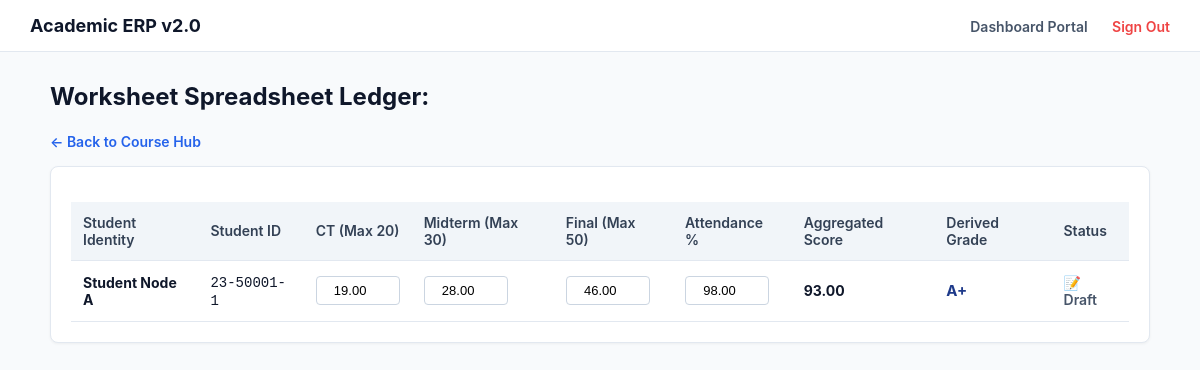
The page /index.php?action=faculty_grades&course_id=2 (signed in) on the database its author committed.
### tables this page shows
CREATE TABLE IF NOT EXISTS enrollments (
    id INT AUTO_INCREMENT PRIMARY KEY,
    student_id INT NOT NULL,
    course_id INT NOT NULL,
    enrolled_at TIMESTAMP DEFAULT CURRENT_TIMESTAMP,
    status ENUM('active', 'dropped', 'completed') DEFAULT 'active',
    FOREIGN KEY (student_id) REFERENCES students(id) ON DELETE CASCADE,
    FOREIGN KEY (course_id) REFERENCES courses(id) ON DELETE CASCADE,
    UNIQUE KEY unique_enrollment (student_id, course_id)
);

CREATE TABLE IF NOT EXISTS users (
    id INT AUTO_INCREMENT PRIMARY KEY,
    name VARCHAR(255) NOT NULL,
    email VARCHAR(255) NOT NULL UNIQUE,
    password_hash VARCHAR(255) NOT NULL,
    phone VARCHAR(20),
    role ENUM('student', 'faculty', 'head', 'admin') NOT NULL,
    profile_pic VARCHAR(255),
    is_active BOOLEAN DEFAULT TRUE,
    created_at TIMESTAMP DEFAULT CURRENT_TIMESTAMP
);

CREATE TABLE IF NOT EXISTS students (
    id INT AUTO_INCREMENT PRIMARY KEY,
    user_id INT NOT NULL UNIQUE,
    student_id_number VARCHAR(50) NOT NULL UNIQUE,
    program_id INT NOT NULL,
    current_semester INT DEFAULT 1,
    admission_date DATE,
    academic_status ENUM('good_standing', 'probation', 'dismissed') DEFAULT 'good_standing',
    cgpa DECIMAL(4,2) DEFAULT 0.00,
    FOREIGN KEY (user_id) REFERENCES users(id) ON DELETE CASCADE,
    FOREIGN KEY (program_id) REFERENCES programs(id)
);

### controllers/FacultyController.php (called while the page is built, shortened)
<?php
require_once __DIR__ . '/../models/FacultyModel.php';
class FacultyController {
    private $model;
    public function __construct($conn) {
        $this->model = new FacultyModel($conn);
    }
    public function showGradeEntry() {
        $course_id = intval($_GET['course_id']);
        $students = $this->model->getCourseStudents($course_id);
        include __DIR__ . '/../views/templates/header.php';
        include __DIR__ . '/../views/grades.php';
        include __DIR__ . '/../views/templates/footer.php';
    }
}
?>

### models/FacultyModel.php (called while the page is built, shortened)
<?php
class FacultyModel {
    private $db;
    public function __construct($conn) { $this->db = $conn; }
    public function getCourseStudents($course_id) {
        $stmt = $this->db->prepare("SELECT e.id as enrollment_id, u.name as student_name, s.student_id_number, IFNULL(ge.ct_mark,0) as ct_mark, IFNULL(ge.mid_mark,0) as mid_mark, IFNULL(ge.final_mark,0) as final_mark, IFNULL(ge.attendance_pct,0) as attendance_pct, IFNULL(ge.total_mark,0) as total_mark, IFNULL(ge.letter_grade,'-') as letter_grade, IFNULL(ge.is_published,0) as is_published
            FROM enrollments e
            JOIN students s ON e.student_id = s.id
            JOIN users u ON s.user_id = u.id
            LEFT JOIN grade_entries ge ON e.id = ge.enrollment_id
            WHERE e.course_id = ? AND e.status = 'active'");
        $stmt->bind_param("i", $course_id);
        $stmt->execute();
        return $stmt->get_result()->fetch_all(MYSQLI_ASSOC);
    }
}
?>

### views/grades.php (the view, shortened to what this page needs)
<h2>Worksheet Spreadsheet Ledger:</h2>
<a href="index.php?action=course_manage&course_id=<?php echo intval($_GET['course_id']); ?>" style="text-decoration:none; font-weight:600; color:#2563eb; font-size:14px;">← Back to Course Hub</a>
<div class="card" style="margin-top:15px;">
    <table class="grade-table">
        <thead>
            <tr>
                <th>Student Identity</th>
                <th>Student ID</th>
                <th>CT (Max 20)</th>
                <th>Midterm (Max 30)</th>
                <th>Final (Max 50)</th>
                <th>Attendance %</th>
                <th>Aggregated Score</th>
                <th>Derived Grade</th>
                <th>Status</th>
            </tr>
        </thead>
        <tbody>
            <?php foreach ($students as $row): $disabled = ($row['is_published'] == 1) ? 'disabled' : ''; ?>
            <tr id="row-<?php echo $row['enrollment_id']; ?>">
                <td><strong><?php echo htmlspecialchars($row['student_name']); ?></strong></td>
                <td><code><?php echo htmlspecialchars($row['student_id_number']); ?></code></td>
                <td><input type="number" id="ct-<?php echo $row['enrollment_id']; ?>" value="<?php echo $row['ct_mark']; ?>" max="20" min="0" step="0.01" <?php echo $disabled; ?> onchange="asyncMatrixAutoSave(<?php echo $row['enrollment_id']; ?>)"></td>
                <td><input type="number" id="mid-<?php echo $row['enrollment_id']; ?>" value="<?php echo $row['mid_mark']; ?>" max="30" min="0" step="0.01" <?php echo $disabled; ?> onchange="asyncMatrixAutoSave(<?php echo $row['enrollment_id']; ?>)"></td>
                <td><input type="number" id="final-<?php echo $row['enrollment_id']; ?>" value="<?php echo $row['final_mark']; ?>" max="50" min="0" step="0.01" <?php echo $disabled; ?> onchange="asyncMatrixAutoSave(<?php echo $row['enrollment_id']; ?>)"></td>
                <td><input type="number" id="attn-<?php echo $row['enrollment_id']; ?>" value="<?php echo $row['attendance_pct']; ?>" max="100" min="0" step="0.01" <?php echo $disabled; ?> onchange="asyncMatrixAutoSave(<?php echo $row['enrollment_id']; ?>)"></td>
                <td id="total-<?php echo $row['enrollment_id']; ?>" class="total-cell"><?php echo $row['total_mark']; ?></td>
                <td id="grade-<?php echo $row['enrollment_id']; ?>" class="letter-cell"><?php echo $row['letter_grade']; ?></td>
                <td id="status-<?php echo $row['enrollment_id']; ?>">
                    <?php echo ($row['is_published'] == 1) ? '<span class="status-locked">🔒 Locked</span>' : '<span class="status-draft">📝 Draft</span>'; ?>
                </td>
            </tr>
            <?php endforeach; ?>
        </tbody>
    </table>
</div>

### assets/css/global.css (style rules this page uses)
body { font-family: -apple-system, BlinkMacSystemFont, "Segoe UI", Roboto, sans-serif; background-color: #f8fafc; color: #0f172a; margin: 0; padding: 0; }
.card { background: #fff; border: 1px solid #e2e8f0; border-radius: 8px; padding: 20px; margin-bottom: 25px; box-shadow: 0 1px 3px rgba(0,0,0,0.05); }
table { width: 100%; border-collapse: collapse; margin-top: 15px; }
th, td { padding: 12px; text-align: left; border-bottom: 1px solid #e2e8f0; font-size: 14px; }
th { background-color: #f1f5f9; font-weight: 600; color: #334155; }

### assets/css/grades.css (style rules this page uses)
.grade-table input[type="number"] { width: 70px; padding: 6px; border: 1px solid #cbd5e1; border-radius: 4px; font-size: 13px; text-align: center; }
.total-cell { font-weight: bold; color: #0f172a; }
.letter-cell { font-weight: bold; color: #1e3a8a; font-size: 15px; }
.status-draft { color: #475569; font-weight: 600; }

### rows shown on the page
enrollments: users.name "Student Node A", student.student_id_number "23-50001-1", ct_mark "19.00", mid_mark "28.00", final_mark "46.00", attendance_pct "98.00", total_mark "93.00", letter_grade "A+"
